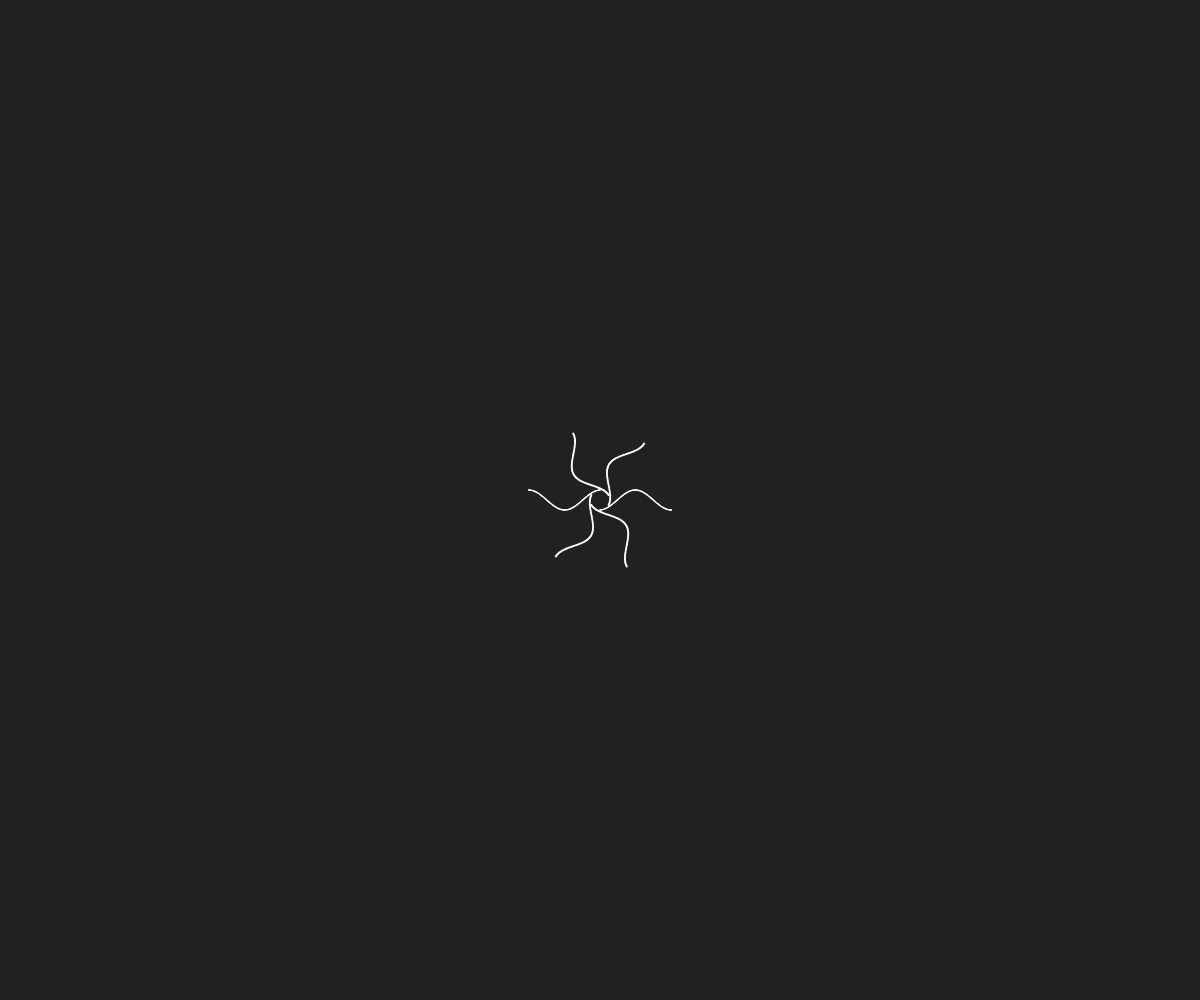
Frame 1 (no input)
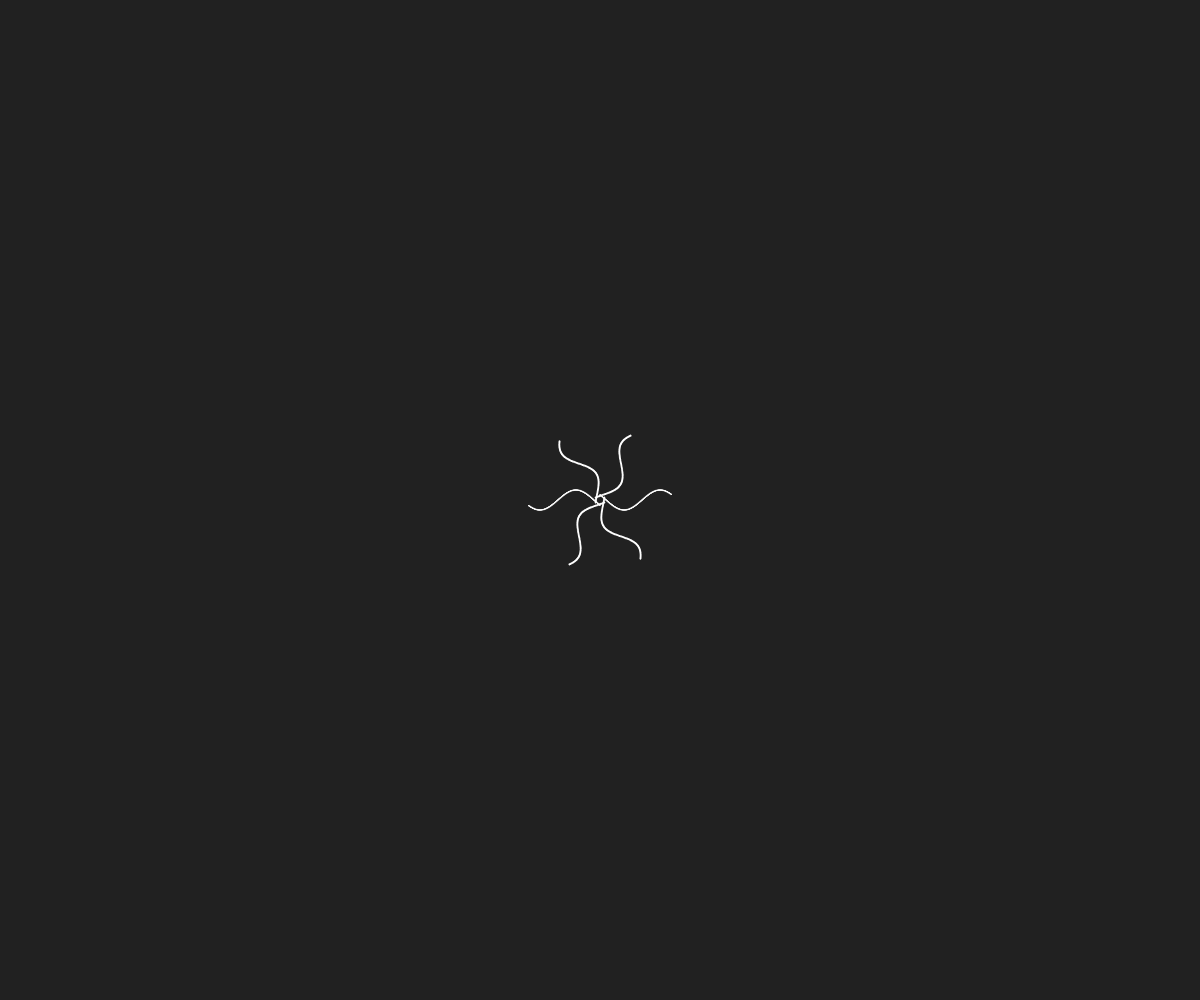
Frame 60 (no input)
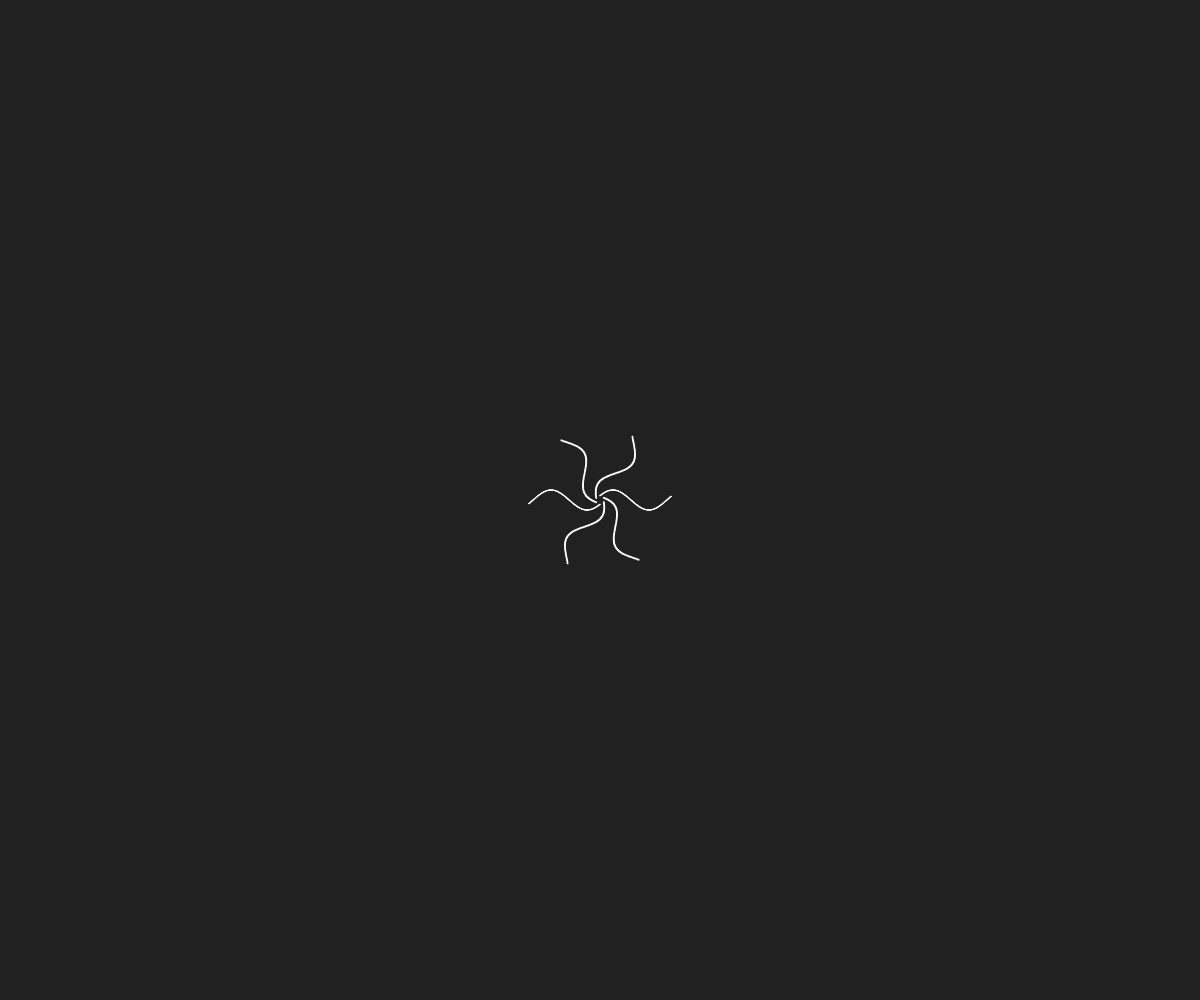
Frame 120 (the mouse pressed at the canvas centre since frame 60)

The p5.js sketch that drew these frames (run headless with seeded random() and noise() and a simulated clock; from frame 60 on, the mouse is pressed at the canvas centre):

// p5.js sketch
// ── sketch.js
"use strict";
//==========
// p5.js

let colors = ["#386641", "#6A994E", "#A7C957", "#F2E8CF", "#BC4749"];
let cX, cY, radius, offset;

function setup(){
	createCanvas(windowWidth, windowHeight);
	angleMode(DEGREES);
	frameRate(32);
	noFill();
	stroke(255);
	strokeWeight(1);

	cX = width / 2;
	cY = height / 2;
	radius = 10;
	offset = 0;
}

function draw(){
	background(33);

	offset += 4;
	if(360 < offset) offset = 0;

	for(let i=0; i<360; i+=60){
		push();
		translate(cX, cY);
		rotate(i);
		for(let j=0; j<360; j+=5){
			let x = j * 0.2;
			let y = radius * cos(j+offset);
			circle(x, y, 1);
		}
		pop();
	}
}
